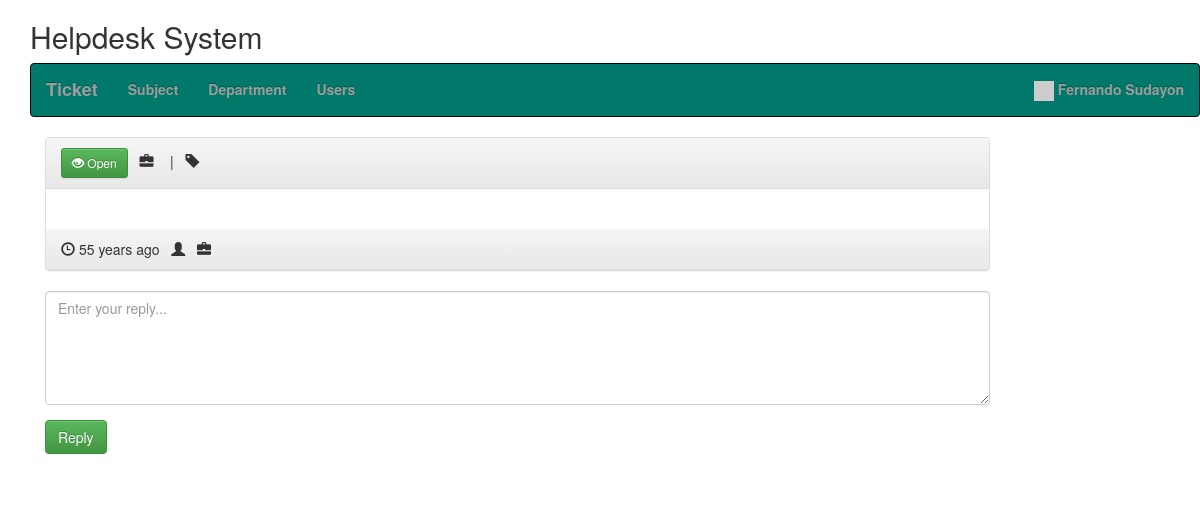
The app's page /view_ticket.php?id=672042a92c774 (signed in), older data.
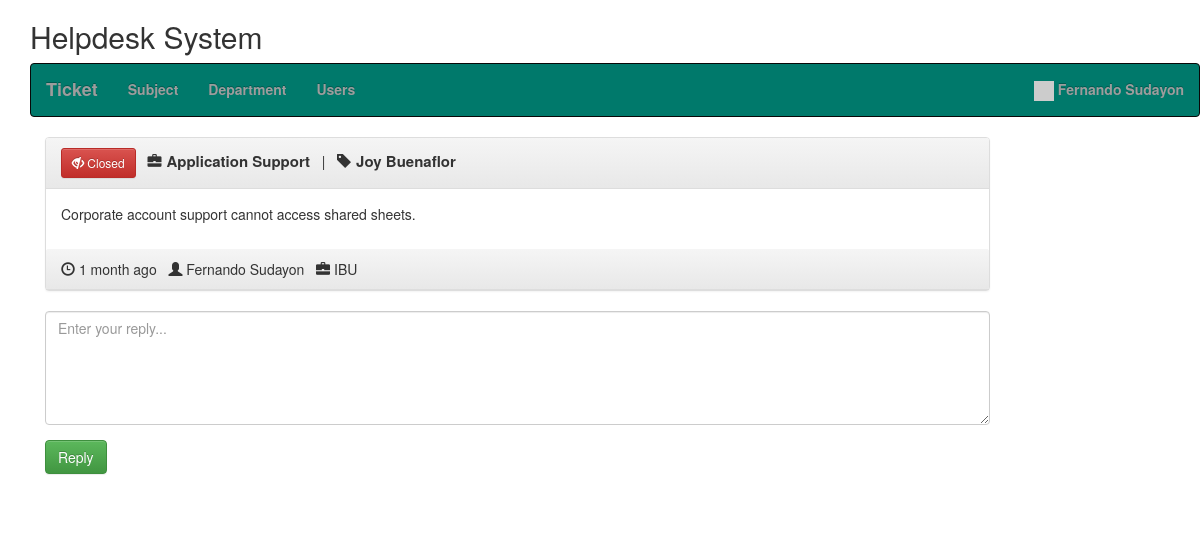
The same page, newer data.
### tables this page shows
CREATE TABLE `hd_subjects` (
  `id` int(11) NOT NULL,
  `name` varchar(120) NOT NULL,
  `status` int(11) NOT NULL DEFAULT 1
);

CREATE TABLE `hd_tickets` (
  `id` int(11) NOT NULL,
  `uniqid` varchar(20) NOT NULL,
  `user` int(11) NOT NULL,
  `createdfor` varchar(250) NOT NULL,
  `title` varchar(250) NOT NULL,
  `init_msg` text NOT NULL,
  `department` int(11) NOT NULL,
  `date` varchar(250) NOT NULL,
  `dateresolved` varchar(250) NOT NULL,
  `last_reply` int(11) NOT NULL,
  `user_read` int(11) NOT NULL,
  `admin_read` int(11) NOT NULL,
  `resolved` int(11) NOT NULL
);

CREATE TABLE `hd_users` (
  `id` int(11) NOT NULL,
  `email` varchar(250) NOT NULL,
  `password` varchar(250) NOT NULL,
  `create_date` datetime NOT NULL DEFAULT current_timestamp(),
  `name` varchar(250) NOT NULL,
  `user_type` enum('admin','user') NOT NULL,
  `status` int(11) NOT NULL
);

CREATE TABLE `hd_departments` (
  `id` int(11) NOT NULL,
  `name` varchar(250) NOT NULL,
  `status` int(11) NOT NULL DEFAULT 1
);

### class/Database.php (called while the page is built, shortened)
<?php
class Database {
    public function dbConnect() {
        static $DBH = null;
        if (is_null($DBH)) {
			$connection = new mysqli(HOST, USER, PASSWORD, DATABASE);
			if($connection->connect_error){
				die("Error failed to connect to MySQL: " . $connection->connect_error);
			} else {
				$DBH = $connection;
			}
        }
        return $DBH;
    }
}

### init.php (called while the page is built, shortened)
<?php
require 'class/Database.php';
require 'class/Time.php';
require 'class/Tickets.php';
require 'class/Subject.php';
$time = new Time;
$subject = new Subject;
$tickets = new Tickets;

### class/Tickets.php (the view, shortened to what the changed rows need)
<?php
class Tickets extends Database {
    private $ticketTable = 'hd_tickets';
	private $dbConnect = false;
	public function __construct(){
        $this->dbConnect = $this->dbConnect();
    }
    public function ticketInfo($id) {
		$sqlQuery = "SELECT t.id, t.uniqid, t.title, t.user as tUser, t.createdFor as cfor, t.init_msg as tmessage, t.date, t.dateresolved, t.last_reply, t.resolved, u.name as creater, u.user_type as userType, d.name as department
			FROM ".$this->ticketTable." t
			LEFT JOIN hd_users u ON t.user = u.id
			LEFT JOIN hd_subjects s ON t.title = s.id
			LEFT JOIN hd_departments d ON t.department = d.id
			WHERE t.uniqid = '".$id."'";
		$result = mysqli_query($this->dbConnect, $sqlQuery);
        $tickets = mysqli_fetch_assoc($result);
        return $tickets;
    }
	public function updateTicketReadStatus($ticketId) {
		$updateField = '';
		if(isset($_SESSION["admin"])) {
			$updateField = "admin_read = '1'";
		} else {
			$updateField = "user_read = '1'";
		}
		$updateTicket = "UPDATE ".$this->ticketTable."
			SET $updateField
			WHERE id = '".$ticketId."'";
		mysqli_query($this->dbConnect, $updateTicket);
	}
}

### class/Time.php (called while the page is built, shortened)
<?php
class Time extends Database {
    public function ago($time) {
        $periods = array("second", "minute", "hour", "day", "week", "month", "year", "decade");
        $lengths = array("60","60","24","7","4.35","12","10");
        $now = time();
        $difference = $now - $time;
        for($j = 0; $difference >= $lengths[$j] && $j < count($lengths)-1; $j++) {
            $difference /= $lengths[$j];
        }
        $difference = round($difference);
        if($difference != 1) {
            $periods[$j].= "s";
        }
        return $difference . " " . $periods[$j] . " ago";
    }
}

### class/Subject.php (called while the page is built, shortened)
<?php
class Subject extends Database {
	private $subjectsTable = 'hd_subjects';
	private $dbConnect = false;
	public function __construct(){
        $this->dbConnect = $this->dbConnect();
    }
	public function getSubjectDetail($id) {
		$sqlQuery = "
				SELECT id, name, status
				FROM ".$this->subjectsTable."
				WHERE id = '".$id."'";
		$result = mysqli_query($this->dbConnect, $sqlQuery);
		$row = mysqli_fetch_array($result, MYSQLI_ASSOC);
		return $row;
	}
}

### class/Tickets.php (the view, shortened to what the changed rows need)
<?php
class Tickets extends Database {
    private $ticketTable = 'hd_tickets';
	private $dbConnect = false;
	public function __construct(){
        $this->dbConnect = $this->dbConnect();
    }
    public function ticketInfo($id) {
		$sqlQuery = "SELECT t.id, t.uniqid, t.title, t.user as tUser, t.createdFor as cfor, t.init_msg as tmessage, t.date, t.dateresolved, t.last_reply, t.resolved, u.name as creater, u.user_type as userType, d.name as department
			FROM ".$this->ticketTable." t
			LEFT JOIN hd_users u ON t.user = u.id
			LEFT JOIN hd_subjects s ON t.title = s.id
			LEFT JOIN hd_departments d ON t.department = d.id
			WHERE t.uniqid = '".$id."'";
		$result = mysqli_query($this->dbConnect, $sqlQuery);
        $tickets = mysqli_fetch_assoc($result);
        return $tickets;
    }
	public function updateTicketReadStatus($ticketId) {
		$updateField = '';
		if(isset($_SESSION["admin"])) {
			$updateField = "admin_read = '1'";
		} else {
			$updateField = "user_read = '1'";
		}
		$updateTicket = "UPDATE ".$this->ticketTable."
			SET $updateField
			WHERE id = '".$ticketId."'";
		mysqli_query($this->dbConnect, $updateTicket);
	}
}

### view_ticket.php (shortened to what the changed rows need)
<?php
include 'init.php';
include('inc/header.php');
$ticketDetails = $tickets->ticketInfo($_GET['id']);
$subjectTitle = $subject->getSubjectDetail($ticketDetails['title']);
?>
<link rel="stylesheet" href="css/style.css" />
<?php include('inc/container.php');?>
<div class="container">
	<div class="row home-sections">
	<h2>Helpdesk System</h2>
	</div>
	<section class="comment-list">
		<article class="row">
			<div class="col-md-10 col-sm-10">
				<div class="panel panel-default arrow left">
					<div class="panel-heading right">
						<?php if($ticketDetails['resolved']) { ?>
							<button type="button" class="btn btn-danger btn-sm">
								<span class="glyphicon glyphicon-eye-close"></span> Closed
							</button>
						<?php } else { ?>
							<button type="button" class="btn btn-success btn-sm">
								<span class="glyphicon glyphicon-eye-open"></span> Open
							</button>
						<?php } ?>
						&nbsp;&nbsp;<span class="glyphicon glyphicon-briefcase"> </span><span class="ticket-subject"><?php echo $subjectTitle['name']; ?></span>
						&nbsp;&nbsp;|&nbsp;&nbsp;
						<span class="glyphicon glyphicon-tag"> </span><bsp;span class="ticket-subject"><?php echo $ticketDetails['cfor']; ?></span>
					</div>
					<div class="panel-body">
						<div class="comment-post">
						<p>
						<?php
							echo $ticketDetails['tmessage'];
						?>
						</p>
						</div>
					</div>
					<div class="panel-heading right">
						<span class="glyphicon glyphicon-time"></span> <time class="comment-date" datetime="16-12-2014 01:05"><i class="fa fa-clock-o"></i> <?php echo $time->ago($ticketDetails['date']); ?></time>
						&nbsp;&nbsp;<span class="glyphicon glyphicon-user"></span> <?php echo $ticketDetails['creater']; ?>
						&nbsp;&nbsp;<span class="glyphicon glyphicon-briefcase"></span> <?php echo $ticketDetails['department']; ?>
					</div>
				</div>
			</div>
		</article>
	</section>
</div>
<?php include('inc/footer.php');?>

Row changes from the older to the newer data that the page shows:
added hd_subjects: name "Application Support"
added hd_tickets: createdfor "Joy Buenaflor", init_msg "Corporate account support cannot access shared sheets.", date "1 month ago", hd_users.name "Fernando Sudayon", hd_departments.name "IBU"
Text that changed along with them:
$time->ago($ticketDetails['date']): "55 years ago" → (not shown)
text no longer shown: "Open"
text now shown: "Closed"
